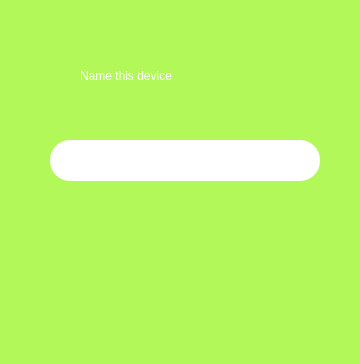
<?xml version="1.0" encoding="UTF-8"?>
<ui version="4.0">
 <class>DeviceRenameWidget</class>
 <widget class="QWidget" name="DeviceRenameWidget">
  <property name="geometry">
   <rect>
    <x>0</x>
    <y>0</y>
    <width>360</width>
    <height>364</height>
   </rect>
  </property>
  <property name="windowTitle">
   <string>Form</string>
  </property>
  <widget class="QWidget" name="widget" native="true">
   <property name="geometry">
    <rect>
     <x>0</x>
     <y>0</y>
     <width>360</width>
     <height>364</height>
    </rect>
   </property>
   <property name="styleSheet">
    <string notr="true">background-color: rgb(177, 248, 88);</string>
   </property>
   <widget class="QTextEdit" name="rename_TextEdit">
    <property name="geometry">
     <rect>
      <x>50</x>
      <y>140</y>
      <width>270</width>
      <height>41</height>
     </rect>
    </property>
    <property name="font">
     <font>
      <pointsize>14</pointsize>
     </font>
    </property>
    <property name="styleSheet">
     <string notr="true">background-color: rgb(255, 255, 255);
border-color: rgba(0, 0, 0, 0);

border-radius: 20px;
 min-width: 10em;
 padding: 4px;</string>
    </property>
    <property name="frameShape">
     <enum>QFrame::NoFrame</enum>
    </property>
    <property name="frameShadow">
     <enum>QFrame::Sunken</enum>
    </property>
   </widget>
   <widget class="QLabel" name="label">
    <property name="geometry">
     <rect>
      <x>80</x>
      <y>50</y>
      <width>211</width>
      <height>51</height>
     </rect>
    </property>
    <property name="styleSheet">
     <string notr="true">font: 16pt &quot;Lucida Grande&quot;; color: #FFFFFF; </string>
    </property>
    <property name="text">
     <string>Name this device</string>
    </property>
   </widget>
  </widget>
 </widget>
 <resources/>
 <connections/>
</ui>
